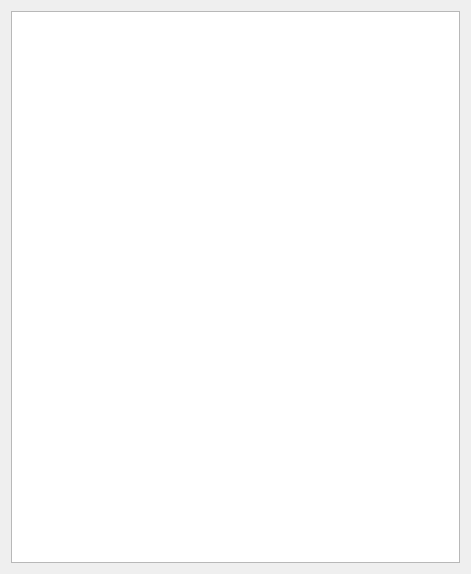
<?xml version="1.0" encoding="UTF-8"?>
<ui version="4.0">
 <class>Form</class>
 <widget class="QWidget" name="Form">
  <property name="geometry">
   <rect>
    <x>0</x>
    <y>0</y>
    <width>471</width>
    <height>574</height>
   </rect>
  </property>
  <property name="windowTitle">
   <string>Topic Filter</string>
  </property>
  <layout class="QVBoxLayout" name="verticalLayout">
   <item>
    <widget class="QListWidget" name="topic_list"/>
   </item>
  </layout>
 </widget>
 <resources/>
 <connections/>
</ui>
